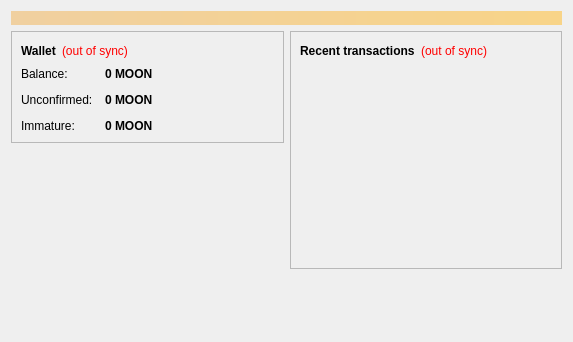
<?xml version="1.0" encoding="UTF-8"?>
<ui version="4.0">
 <class>OverviewPage</class>
 <widget class="QWidget" name="OverviewPage">
  <property name="geometry">
   <rect>
    <x>0</x>
    <y>0</y>
    <width>573</width>
    <height>342</height>
   </rect>
  </property>
  <property name="windowTitle">
   <string>Form</string>
  </property>
  <layout class="QVBoxLayout" name="topLayout">
   <item>
    <widget class="QLabel" name="labelAlerts">
     <property name="visible">
      <bool>false</bool>
     </property>
     <property name="styleSheet">
      <string notr="true">background-color: qlineargradient(x1: 0, y1: 0, x2: 1, y2: 0, stop:0 #F0D0A0, stop:1 #F8D488); color:#000000;</string>
     </property>
     <property name="wordWrap">
      <bool>true</bool>
     </property>
     <property name="margin">
      <number>3</number>
     </property>
    </widget>
   </item>
   <item>
    <layout class="QHBoxLayout" name="horizontalLayout" stretch="1,1">
     <item>
      <layout class="QVBoxLayout" name="verticalLayout_2">
       <item>
        <widget class="QFrame" name="frame">
         <property name="frameShape">
          <enum>QFrame::StyledPanel</enum>
         </property>
         <property name="frameShadow">
          <enum>QFrame::Raised</enum>
         </property>
         <layout class="QVBoxLayout" name="verticalLayout_4">
          <item>
           <layout class="QHBoxLayout" name="horizontalLayout_4">
            <item>
             <widget class="QLabel" name="label_5">
              <property name="font">
               <font>
                <weight>75</weight>
                <bold>true</bold>
               </font>
              </property>
              <property name="text">
               <string>Wallet</string>
              </property>
             </widget>
            </item>
            <item>
             <widget class="QLabel" name="labelWalletStatus">
              <property name="toolTip">
               <string>The displayed information may be out of date. Your wallet automatically synchronizes with the Mooncoin network after a connection is established, but this process has not completed yet.</string>
              </property>
              <property name="styleSheet">
               <string notr="true">QLabel { color: red; }</string>
              </property>
              <property name="text">
               <string notr="true">(out of sync)</string>
              </property>
              <property name="alignment">
               <set>Qt::AlignLeading|Qt::AlignLeft|Qt::AlignVCenter</set>
              </property>
             </widget>
            </item>
            <item>
             <spacer name="horizontalSpacer_2">
              <property name="orientation">
               <enum>Qt::Horizontal</enum>
              </property>
              <property name="sizeHint" stdset="0">
               <size>
                <width>40</width>
                <height>20</height>
               </size>
              </property>
             </spacer>
            </item>
           </layout>
          </item>
          <item>
           <layout class="QFormLayout" name="formLayout_2">
            <property name="fieldGrowthPolicy">
             <enum>QFormLayout::AllNonFixedFieldsGrow</enum>
            </property>
            <property name="horizontalSpacing">
             <number>12</number>
            </property>
            <property name="verticalSpacing">
             <number>12</number>
            </property>
            <item row="0" column="0">
             <widget class="QLabel" name="label">
              <property name="text">
               <string>Balance:</string>
              </property>
             </widget>
            </item>
            <item row="0" column="1">
             <widget class="QLabel" name="labelBalance">
              <property name="font">
               <font>
                <weight>75</weight>
                <bold>true</bold>
               </font>
              </property>
              <property name="cursor">
               <cursorShape>IBeamCursor</cursorShape>
              </property>
              <property name="toolTip">
               <string>Your current balance</string>
              </property>
              <property name="text">
               <string notr="true">0 MOON</string>
              </property>
              <property name="textInteractionFlags">
               <set>Qt::LinksAccessibleByMouse|Qt::TextSelectableByKeyboard|Qt::TextSelectableByMouse</set>
              </property>
             </widget>
            </item>
            <item row="1" column="0">
             <widget class="QLabel" name="label_3">
              <property name="text">
               <string>Unconfirmed:</string>
              </property>
             </widget>
            </item>
            <item row="1" column="1">
             <widget class="QLabel" name="labelUnconfirmed">
              <property name="font">
               <font>
                <weight>75</weight>
                <bold>true</bold>
               </font>
              </property>
              <property name="cursor">
               <cursorShape>IBeamCursor</cursorShape>
              </property>
              <property name="toolTip">
               <string>Total of transactions that have yet to be confirmed, and do not yet count toward the current balance</string>
              </property>
              <property name="text">
               <string notr="true">0 MOON</string>
              </property>
              <property name="textInteractionFlags">
               <set>Qt::LinksAccessibleByMouse|Qt::TextSelectableByKeyboard|Qt::TextSelectableByMouse</set>
              </property>
             </widget>
            </item>
            <item row="2" column="0">
             <widget class="QLabel" name="labelImmatureText">
              <property name="text">
               <string>Immature:</string>
              </property>
             </widget>
            </item>
            <item row="2" column="1">
             <widget class="QLabel" name="labelImmature">
              <property name="font">
               <font>
                <weight>75</weight>
                <bold>true</bold>
               </font>
              </property>
              <property name="toolTip">
               <string>Mined balance that has not yet matured</string>
              </property>
              <property name="text">
               <string notr="true">0 MOON</string>
              </property>
              <property name="textInteractionFlags">
               <set>Qt::LinksAccessibleByMouse|Qt::TextSelectableByKeyboard|Qt::TextSelectableByMouse</set>
              </property>
             </widget>
            </item>
           </layout>
          </item>
         </layout>
        </widget>
       </item>
       <item>
        <spacer name="verticalSpacer">
         <property name="orientation">
          <enum>Qt::Vertical</enum>
         </property>
         <property name="sizeHint" stdset="0">
          <size>
           <width>20</width>
           <height>40</height>
          </size>
         </property>
        </spacer>
       </item>
        <item>
         <widget class="QLabel" name="label_wallet_bgcoin">
          <property name="text">
           <string/>
          </property>
          <property name="pixmap">
           <pixmap resource="../bitcoin.qrc">:/images/wallet_bgcoin</pixmap>
          </property>
          <property name="scaledContents">
           <bool>false</bool>
          </property>
          <property name="alignment">
           <set>Qt::AlignCenter</set>
          </property>
          <property name="margin">
           <number>-2</number>
          </property>
         </widget>
        </item>
        <item>
         <widget class="QLabel" name="label_6">
          <property name="text">
           <string/>
          </property>
         </widget>
        </item>
      </layout>
     </item>
     <item>
      <layout class="QVBoxLayout" name="verticalLayout_3">
       <item>
        <widget class="QFrame" name="frame_2">
         <property name="frameShape">
          <enum>QFrame::StyledPanel</enum>
         </property>
         <property name="frameShadow">
          <enum>QFrame::Raised</enum>
         </property>
         <layout class="QVBoxLayout" name="verticalLayout">
          <item>
           <layout class="QHBoxLayout" name="horizontalLayout_2">
            <item>
             <widget class="QLabel" name="label_4">
              <property name="text">
               <string>&lt;b&gt;Recent transactions&lt;/b&gt;</string>
              </property>
             </widget>
            </item>
            <item>
             <widget class="QLabel" name="labelTransactionsStatus">
              <property name="toolTip">
               <string>The displayed information may be out of date. Your wallet automatically synchronizes with the Mooncoin network after a connection is established, but this process has not completed yet.</string>
              </property>
              <property name="styleSheet">
               <string notr="true">QLabel { color: red; }</string>
              </property>
              <property name="text">
               <string notr="true">(out of sync)</string>
              </property>
              <property name="alignment">
               <set>Qt::AlignRight|Qt::AlignTrailing|Qt::AlignVCenter</set>
              </property>
             </widget>
            </item>
            <item>
             <spacer name="horizontalSpacer">
              <property name="orientation">
               <enum>Qt::Horizontal</enum>
              </property>
              <property name="sizeHint" stdset="0">
               <size>
                <width>40</width>
                <height>20</height>
               </size>
              </property>
             </spacer>
            </item>
           </layout>
          </item>
          <item>
           <widget class="QListView" name="listTransactions">
            <property name="styleSheet">
             <string notr="true">QListView { background: transparent; }</string>
            </property>
            <property name="frameShape">
             <enum>QFrame::NoFrame</enum>
            </property>
            <property name="verticalScrollBarPolicy">
             <enum>Qt::ScrollBarAlwaysOff</enum>
            </property>
            <property name="horizontalScrollBarPolicy">
             <enum>Qt::ScrollBarAlwaysOff</enum>
            </property>
            <property name="selectionMode">
             <enum>QAbstractItemView::NoSelection</enum>
            </property>
           </widget>
          </item>
         </layout>
        </widget>
       </item>
       <item>
        <spacer name="verticalSpacer_2">
         <property name="orientation">
          <enum>Qt::Vertical</enum>
         </property>
         <property name="sizeHint" stdset="0">
          <size>
           <width>20</width>
           <height>40</height>
          </size>
         </property>
        </spacer>
       </item>
      </layout>
     </item>
    </layout>
   </item>
  </layout>
 </widget>
 <resources/>
 <connections/>
</ui>
